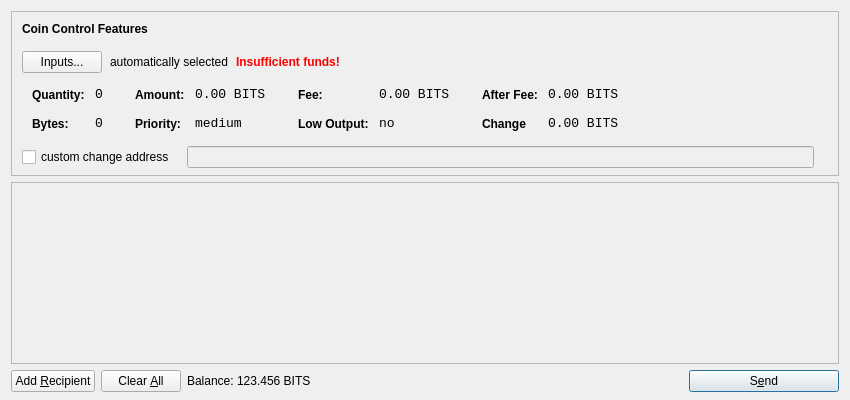
<?xml version="1.0" encoding="UTF-8"?>
<ui version="4.0">
 <class>SendCoinsDialog</class>
 <widget class="QDialog" name="SendCoinsDialog">
  <property name="geometry">
   <rect>
    <x>0</x>
    <y>0</y>
    <width>850</width>
    <height>400</height>
   </rect>
  </property>
  <property name="windowTitle">
   <string>Send Coins</string>
  </property>
  <layout class="QVBoxLayout" name="verticalLayout" stretch="0,1,0">
   <property name="bottomMargin">
    <number>8</number>
   </property>
   <item>
    <widget class="QFrame" name="frameCoinControl">
     <property name="sizePolicy">
      <sizepolicy hsizetype="Expanding" vsizetype="Expanding">
       <horstretch>0</horstretch>
       <verstretch>0</verstretch>
      </sizepolicy>
     </property>
     <property name="maximumSize">
      <size>
       <width>16777215</width>
       <height>16777215</height>
      </size>
     </property>
     <property name="frameShape">
      <enum>QFrame::StyledPanel</enum>
     </property>
     <property name="frameShadow">
      <enum>QFrame::Sunken</enum>
     </property>
     <layout class="QVBoxLayout" name="verticalLayoutCoinControl2">
      <property name="spacing">
       <number>-1</number>
      </property>
      <property name="leftMargin">
       <number>0</number>
      </property>
      <property name="topMargin">
       <number>0</number>
      </property>
      <property name="rightMargin">
       <number>0</number>
      </property>
      <property name="bottomMargin">
       <number>6</number>
      </property>
      <item>
       <layout class="QVBoxLayout" name="verticalLayoutCoinControl" stretch="0,0,0,0,1">
        <property name="spacing">
         <number>0</number>
        </property>
        <property name="leftMargin">
         <number>10</number>
        </property>
        <property name="topMargin">
         <number>10</number>
        </property>
        <item>
         <layout class="QHBoxLayout" name="horizontalLayoutCoinControl1">
          <property name="bottomMargin">
           <number>15</number>
          </property>
          <item>
           <widget class="QLabel" name="labelCoinControlFeatures">
            <property name="sizePolicy">
             <sizepolicy hsizetype="Preferred" vsizetype="Maximum">
              <horstretch>0</horstretch>
              <verstretch>0</verstretch>
             </sizepolicy>
            </property>
            <property name="font">
             <font>
              <weight>75</weight>
              <bold>true</bold>
             </font>
            </property>
            <property name="styleSheet">
             <string notr="true">font-weight:bold;</string>
            </property>
            <property name="text">
             <string>Coin Control Features</string>
            </property>
           </widget>
          </item>
         </layout>
        </item>
        <item>
         <layout class="QHBoxLayout" name="horizontalLayoutCoinControl2" stretch="0,0,0,0">
          <property name="spacing">
           <number>8</number>
          </property>
          <property name="bottomMargin">
           <number>10</number>
          </property>
          <item>
           <widget class="QPushButton" name="pushButtonCoinControl">
            <property name="styleSheet">
             <string notr="true"/>
            </property>
            <property name="text">
             <string>Inputs...</string>
            </property>
           </widget>
          </item>
          <item>
           <widget class="QLabel" name="labelCoinControlAutomaticallySelected">
            <property name="text">
             <string>automatically selected</string>
            </property>
            <property name="margin">
             <number>5</number>
            </property>
           </widget>
          </item>
          <item>
           <widget class="QLabel" name="labelCoinControlInsuffFunds">
            <property name="font">
             <font>
              <weight>75</weight>
              <bold>true</bold>
             </font>
            </property>
            <property name="styleSheet">
             <string notr="true">color:red;font-weight:bold;</string>
            </property>
            <property name="text">
             <string>Insufficient funds!</string>
            </property>
            <property name="margin">
             <number>5</number>
            </property>
           </widget>
          </item>
          <item>
           <spacer name="horizontalSpacerCoinControl">
            <property name="orientation">
             <enum>Qt::Horizontal</enum>
            </property>
            <property name="sizeHint" stdset="0">
             <size>
              <width>40</width>
              <height>1</height>
             </size>
            </property>
           </spacer>
          </item>
         </layout>
        </item>
        <item>
         <widget class="QWidget" name="widgetCoinControl" native="true">
          <property name="sizePolicy">
           <sizepolicy hsizetype="Preferred" vsizetype="Preferred">
            <horstretch>0</horstretch>
            <verstretch>0</verstretch>
           </sizepolicy>
          </property>
          <property name="minimumSize">
           <size>
            <width>0</width>
            <height>0</height>
           </size>
          </property>
          <property name="styleSheet">
           <string notr="true"/>
          </property>
          <layout class="QHBoxLayout" name="horizontalLayoutCoinControl5">
           <property name="margin">
            <number>0</number>
           </property>
           <item>
            <layout class="QHBoxLayout" name="horizontalLayoutCoinControl3" stretch="0,0,0,1">
             <property name="spacing">
              <number>20</number>
             </property>
             <property name="topMargin">
              <number>0</number>
             </property>
             <property name="bottomMargin">
              <number>10</number>
             </property>
             <item>
              <layout class="QFormLayout" name="formLayoutCoinControl1">
               <property name="horizontalSpacing">
                <number>10</number>
               </property>
               <property name="verticalSpacing">
                <number>14</number>
               </property>
               <property name="leftMargin">
                <number>10</number>
               </property>
               <property name="topMargin">
                <number>4</number>
               </property>
               <property name="rightMargin">
                <number>6</number>
               </property>
               <item row="0" column="0">
                <widget class="QLabel" name="labelCoinControlQuantityText">
                 <property name="styleSheet">
                  <string notr="true">font-weight:bold;</string>
                 </property>
                 <property name="text">
                  <string>Quantity:</string>
                 </property>
                 <property name="margin">
                  <number>0</number>
                 </property>
                </widget>
               </item>
               <item row="0" column="1">
                <widget class="QLabel" name="labelCoinControlQuantity">
                 <property name="font">
                  <font>
                   <family>Monospace</family>
                   <pointsize>10</pointsize>
                  </font>
                 </property>
                 <property name="cursor">
                  <cursorShape>IBeamCursor</cursorShape>
                 </property>
                 <property name="contextMenuPolicy">
                  <enum>Qt::ActionsContextMenu</enum>
                 </property>
                 <property name="text">
                  <string>0</string>
                 </property>
                 <property name="margin">
                  <number>0</number>
                 </property>
                 <property name="textInteractionFlags">
                  <set>Qt::LinksAccessibleByMouse|Qt::TextSelectableByKeyboard|Qt::TextSelectableByMouse</set>
                 </property>
                </widget>
               </item>
               <item row="1" column="0">
                <widget class="QLabel" name="labelCoinControlBytesText">
                 <property name="styleSheet">
                  <string notr="true">font-weight:bold;</string>
                 </property>
                 <property name="text">
                  <string>Bytes:</string>
                 </property>
                </widget>
               </item>
               <item row="1" column="1">
                <widget class="QLabel" name="labelCoinControlBytes">
                 <property name="font">
                  <font>
                   <family>Monospace</family>
                   <pointsize>10</pointsize>
                  </font>
                 </property>
                 <property name="cursor">
                  <cursorShape>IBeamCursor</cursorShape>
                 </property>
                 <property name="contextMenuPolicy">
                  <enum>Qt::ActionsContextMenu</enum>
                 </property>
                 <property name="text">
                  <string>0</string>
                 </property>
                 <property name="textInteractionFlags">
                  <set>Qt::LinksAccessibleByMouse|Qt::TextSelectableByKeyboard|Qt::TextSelectableByMouse</set>
                 </property>
                </widget>
               </item>
              </layout>
             </item>
             <item>
              <layout class="QFormLayout" name="formLayoutCoinControl2">
               <property name="horizontalSpacing">
                <number>10</number>
               </property>
               <property name="verticalSpacing">
                <number>14</number>
               </property>
               <property name="leftMargin">
                <number>6</number>
               </property>
               <property name="topMargin">
                <number>4</number>
               </property>
               <property name="rightMargin">
                <number>6</number>
               </property>
               <item row="0" column="0">
                <widget class="QLabel" name="labelCoinControlAmountText">
                 <property name="styleSheet">
                  <string notr="true">font-weight:bold;</string>
                 </property>
                 <property name="text">
                  <string>Amount:</string>
                 </property>
                 <property name="margin">
                  <number>0</number>
                 </property>
                </widget>
               </item>
               <item row="0" column="1">
                <widget class="QLabel" name="labelCoinControlAmount">
                 <property name="font">
                  <font>
                   <family>Monospace</family>
                   <pointsize>10</pointsize>
                  </font>
                 </property>
                 <property name="cursor">
                  <cursorShape>IBeamCursor</cursorShape>
                 </property>
                 <property name="contextMenuPolicy">
                  <enum>Qt::ActionsContextMenu</enum>
                 </property>
                 <property name="text">
                  <string>0.00 BITS</string>
                 </property>
                 <property name="textInteractionFlags">
                  <set>Qt::LinksAccessibleByMouse|Qt::TextSelectableByKeyboard|Qt::TextSelectableByMouse</set>
                 </property>
                </widget>
               </item>
               <item row="1" column="0">
                <widget class="QLabel" name="labelCoinControlPriorityText">
                 <property name="styleSheet">
                  <string notr="true">font-weight:bold;</string>
                 </property>
                 <property name="text">
                  <string>Priority:</string>
                 </property>
                </widget>
               </item>
               <item row="1" column="1">
                <widget class="QLabel" name="labelCoinControlPriority">
                 <property name="font">
                  <font>
                   <family>Monospace</family>
                   <pointsize>10</pointsize>
                  </font>
                 </property>
                 <property name="cursor">
                  <cursorShape>IBeamCursor</cursorShape>
                 </property>
                 <property name="contextMenuPolicy">
                  <enum>Qt::ActionsContextMenu</enum>
                 </property>
                 <property name="text">
                  <string>medium</string>
                 </property>
                 <property name="textInteractionFlags">
                  <set>Qt::LinksAccessibleByMouse|Qt::TextSelectableByKeyboard|Qt::TextSelectableByMouse</set>
                 </property>
                </widget>
               </item>
              </layout>
             </item>
             <item>
              <layout class="QFormLayout" name="formLayoutCoinControl3">
               <property name="horizontalSpacing">
                <number>10</number>
               </property>
               <property name="verticalSpacing">
                <number>14</number>
               </property>
               <property name="leftMargin">
                <number>6</number>
               </property>
               <property name="topMargin">
                <number>4</number>
               </property>
               <property name="rightMargin">
                <number>6</number>
               </property>
               <item row="0" column="0">
                <widget class="QLabel" name="labelCoinControlFeeText">
                 <property name="styleSheet">
                  <string notr="true">font-weight:bold;</string>
                 </property>
                 <property name="text">
                  <string>Fee:</string>
                 </property>
                 <property name="margin">
                  <number>0</number>
                 </property>
                </widget>
               </item>
               <item row="0" column="1">
                <widget class="QLabel" name="labelCoinControlFee">
                 <property name="font">
                  <font>
                   <family>Monospace</family>
                   <pointsize>10</pointsize>
                  </font>
                 </property>
                 <property name="cursor">
                  <cursorShape>IBeamCursor</cursorShape>
                 </property>
                 <property name="contextMenuPolicy">
                  <enum>Qt::ActionsContextMenu</enum>
                 </property>
                 <property name="text">
                  <string>0.00 BITS</string>
                 </property>
                 <property name="textInteractionFlags">
                  <set>Qt::LinksAccessibleByMouse|Qt::TextSelectableByKeyboard|Qt::TextSelectableByMouse</set>
                 </property>
                </widget>
               </item>
               <item row="1" column="0">
                <widget class="QLabel" name="labelCoinControlLowOutputText">
                 <property name="styleSheet">
                  <string notr="true">font-weight:bold;</string>
                 </property>
                 <property name="text">
                  <string>Low Output:</string>
                 </property>
                </widget>
               </item>
               <item row="1" column="1">
                <widget class="QLabel" name="labelCoinControlLowOutput">
                 <property name="font">
                  <font>
                   <family>Monospace</family>
                   <pointsize>10</pointsize>
                  </font>
                 </property>
                 <property name="cursor">
                  <cursorShape>IBeamCursor</cursorShape>
                 </property>
                 <property name="contextMenuPolicy">
                  <enum>Qt::ActionsContextMenu</enum>
                 </property>
                 <property name="text">
                  <string>no</string>
                 </property>
                 <property name="textInteractionFlags">
                  <set>Qt::LinksAccessibleByMouse|Qt::TextSelectableByKeyboard|Qt::TextSelectableByMouse</set>
                 </property>
                </widget>
               </item>
              </layout>
             </item>
             <item>
              <layout class="QFormLayout" name="formLayoutCoinControl4">
               <property name="horizontalSpacing">
                <number>10</number>
               </property>
               <property name="verticalSpacing">
                <number>14</number>
               </property>
               <property name="leftMargin">
                <number>6</number>
               </property>
               <property name="topMargin">
                <number>4</number>
               </property>
               <property name="rightMargin">
                <number>6</number>
               </property>
               <item row="0" column="0">
                <widget class="QLabel" name="labelCoinControlAfterFeeText">
                 <property name="styleSheet">
                  <string notr="true">font-weight:bold;</string>
                 </property>
                 <property name="text">
                  <string>After Fee:</string>
                 </property>
                 <property name="margin">
                  <number>0</number>
                 </property>
                </widget>
               </item>
               <item row="0" column="1">
                <widget class="QLabel" name="labelCoinControlAfterFee">
                 <property name="font">
                  <font>
                   <family>Monospace</family>
                   <pointsize>10</pointsize>
                  </font>
                 </property>
                 <property name="cursor">
                  <cursorShape>IBeamCursor</cursorShape>
                 </property>
                 <property name="contextMenuPolicy">
                  <enum>Qt::ActionsContextMenu</enum>
                 </property>
                 <property name="text">
                  <string>0.00 BITS</string>
                 </property>
                 <property name="textInteractionFlags">
                  <set>Qt::LinksAccessibleByMouse|Qt::TextSelectableByKeyboard|Qt::TextSelectableByMouse</set>
                 </property>
                </widget>
               </item>
               <item row="1" column="0">
                <widget class="QLabel" name="labelCoinControlChangeText">
                 <property name="styleSheet">
                  <string notr="true">font-weight:bold;</string>
                 </property>
                 <property name="text">
                  <string>Change</string>
                 </property>
                </widget>
               </item>
               <item row="1" column="1">
                <widget class="QLabel" name="labelCoinControlChange">
                 <property name="font">
                  <font>
                   <family>Monospace</family>
                   <pointsize>10</pointsize>
                  </font>
                 </property>
                 <property name="cursor">
                  <cursorShape>IBeamCursor</cursorShape>
                 </property>
                 <property name="contextMenuPolicy">
                  <enum>Qt::ActionsContextMenu</enum>
                 </property>
                 <property name="text">
                  <string>0.00 BITS</string>
                 </property>
                 <property name="textInteractionFlags">
                  <set>Qt::LinksAccessibleByMouse|Qt::TextSelectableByKeyboard|Qt::TextSelectableByMouse</set>
                 </property>
                </widget>
               </item>
              </layout>
             </item>
            </layout>
           </item>
          </layout>
         </widget>
        </item>
        <item>
         <layout class="QHBoxLayout" name="horizontalLayoutCoinControl4" stretch="0,0,0">
          <property name="spacing">
           <number>12</number>
          </property>
          <property name="sizeConstraint">
           <enum>QLayout::SetDefaultConstraint</enum>
          </property>
          <property name="topMargin">
           <number>5</number>
          </property>
          <property name="rightMargin">
           <number>5</number>
          </property>
          <item>
           <widget class="QCheckBox" name="checkBoxCoinControlChange">
            <property name="text">
             <string>custom change address</string>
            </property>
           </widget>
          </item>
          <item>
           <widget class="QLineEdit" name="lineEditCoinControlChange">
            <property name="enabled">
             <bool>false</bool>
            </property>
            <property name="sizePolicy">
             <sizepolicy hsizetype="Expanding" vsizetype="Fixed">
              <horstretch>0</horstretch>
              <verstretch>0</verstretch>
             </sizepolicy>
            </property>
           </widget>
          </item>
          <item>
           <widget class="QLabel" name="labelCoinControlChangeLabel">
            <property name="sizePolicy">
             <sizepolicy hsizetype="Preferred" vsizetype="Expanding">
              <horstretch>0</horstretch>
              <verstretch>0</verstretch>
             </sizepolicy>
            </property>
            <property name="minimumSize">
             <size>
              <width>0</width>
              <height>0</height>
             </size>
            </property>
            <property name="text">
             <string/>
            </property>
            <property name="margin">
             <number>3</number>
            </property>
           </widget>
          </item>
         </layout>
        </item>
        <item>
         <spacer name="verticalSpacerCoinControl">
          <property name="orientation">
           <enum>Qt::Vertical</enum>
          </property>
          <property name="sizeHint" stdset="0">
           <size>
            <width>800</width>
            <height>1</height>
           </size>
          </property>
         </spacer>
        </item>
       </layout>
      </item>
     </layout>
    </widget>
   </item>
   <item>
    <widget class="QScrollArea" name="scrollArea">
     <property name="widgetResizable">
      <bool>true</bool>
     </property>
     <widget class="QWidget" name="scrollAreaWidgetContents">
      <property name="geometry">
       <rect>
        <x>0</x>
        <y>0</y>
        <width>830</width>
        <height>165</height>
       </rect>
      </property>
      <layout class="QVBoxLayout" name="verticalLayout_2">
       <property name="margin">
        <number>0</number>
       </property>
       <item>
        <layout class="QVBoxLayout" name="entries">
         <property name="spacing">
          <number>6</number>
         </property>
        </layout>
       </item>
       <item>
        <spacer name="verticalSpacer">
         <property name="orientation">
          <enum>Qt::Vertical</enum>
         </property>
         <property name="sizeHint" stdset="0">
          <size>
           <width>20</width>
           <height>40</height>
          </size>
         </property>
        </spacer>
       </item>
      </layout>
     </widget>
    </widget>
   </item>
   <item>
    <layout class="QHBoxLayout" name="horizontalLayout">
     <item>
      <widget class="QPushButton" name="addButton">
       <property name="toolTip">
        <string>Send to multiple recipients at once</string>
       </property>
       <property name="text">
        <string>Add &amp;Recipient</string>
       </property>
       <property name="icon">
        <iconset resource="../bitcoin.qrc">
         <normaloff>:/icons/add</normaloff>:/icons/add</iconset>
       </property>
       <property name="autoDefault">
        <bool>false</bool>
       </property>
      </widget>
     </item>
     <item>
      <widget class="QPushButton" name="clearButton">
       <property name="sizePolicy">
        <sizepolicy hsizetype="Minimum" vsizetype="Fixed">
         <horstretch>0</horstretch>
         <verstretch>0</verstretch>
        </sizepolicy>
       </property>
       <property name="toolTip">
        <string>Remove all transaction fields</string>
       </property>
       <property name="text">
        <string>Clear &amp;All</string>
       </property>
       <property name="icon">
        <iconset resource="../bitcoin.qrc">
         <normaloff>:/icons/remove</normaloff>:/icons/remove</iconset>
       </property>
       <property name="autoRepeatDelay">
        <number>300</number>
       </property>
       <property name="autoDefault">
        <bool>false</bool>
       </property>
      </widget>
     </item>
     <item>
      <layout class="QHBoxLayout" name="horizontalLayout_2">
       <property name="spacing">
        <number>3</number>
       </property>
       <item>
        <widget class="QLabel" name="label">
         <property name="sizePolicy">
          <sizepolicy hsizetype="Preferred" vsizetype="Fixed">
           <horstretch>0</horstretch>
           <verstretch>0</verstretch>
          </sizepolicy>
         </property>
         <property name="text">
          <string>Balance:</string>
         </property>
        </widget>
       </item>
       <item>
        <widget class="QLabel" name="labelBalance">
         <property name="sizePolicy">
          <sizepolicy hsizetype="Preferred" vsizetype="Fixed">
           <horstretch>0</horstretch>
           <verstretch>0</verstretch>
          </sizepolicy>
         </property>
         <property name="cursor">
          <cursorShape>IBeamCursor</cursorShape>
         </property>
         <property name="text">
          <string>123.456 BITS</string>
         </property>
         <property name="textInteractionFlags">
          <set>Qt::LinksAccessibleByMouse|Qt::TextSelectableByKeyboard|Qt::TextSelectableByMouse</set>
         </property>
        </widget>
       </item>
      </layout>
     </item>
     <item>
      <spacer name="horizontalSpacer">
       <property name="orientation">
        <enum>Qt::Horizontal</enum>
       </property>
       <property name="sizeHint" stdset="0">
        <size>
         <width>40</width>
         <height>20</height>
        </size>
       </property>
      </spacer>
     </item>
     <item>
      <widget class="QPushButton" name="sendButton">
       <property name="minimumSize">
        <size>
         <width>150</width>
         <height>0</height>
        </size>
       </property>
       <property name="toolTip">
        <string>Confirm the send action</string>
       </property>
       <property name="text">
        <string>S&amp;end</string>
       </property>
       <property name="icon">
        <iconset resource="../bitcoin.qrc">
         <normaloff>:/icons/send</normaloff>:/icons/send</iconset>
       </property>
       <property name="default">
        <bool>true</bool>
       </property>
      </widget>
     </item>
    </layout>
   </item>
  </layout>
 </widget>
 <resources>
  <include location="../bitcoin.qrc"/>
 </resources>
 <connections/>
</ui>
